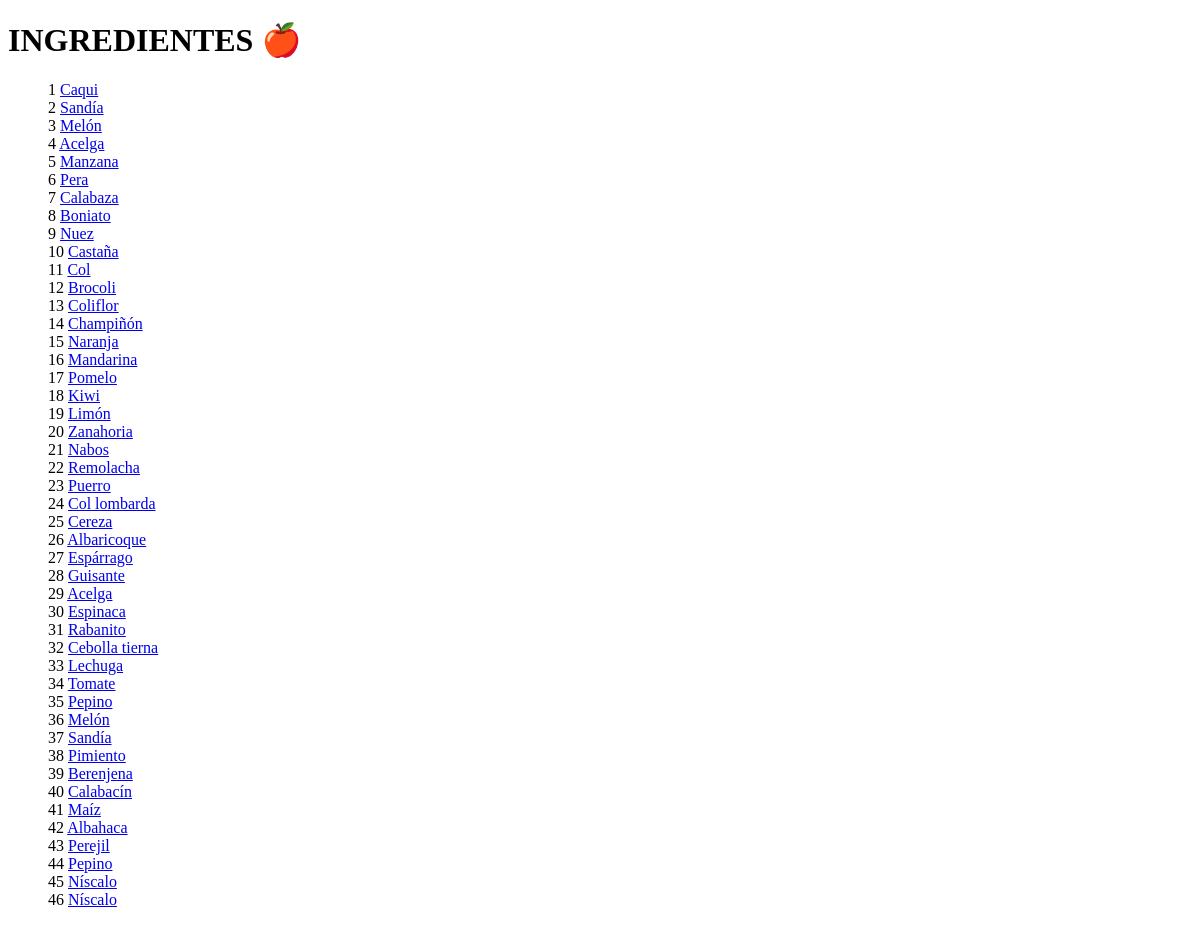
The page /webcook/ingredientes on the database as committed earlier.
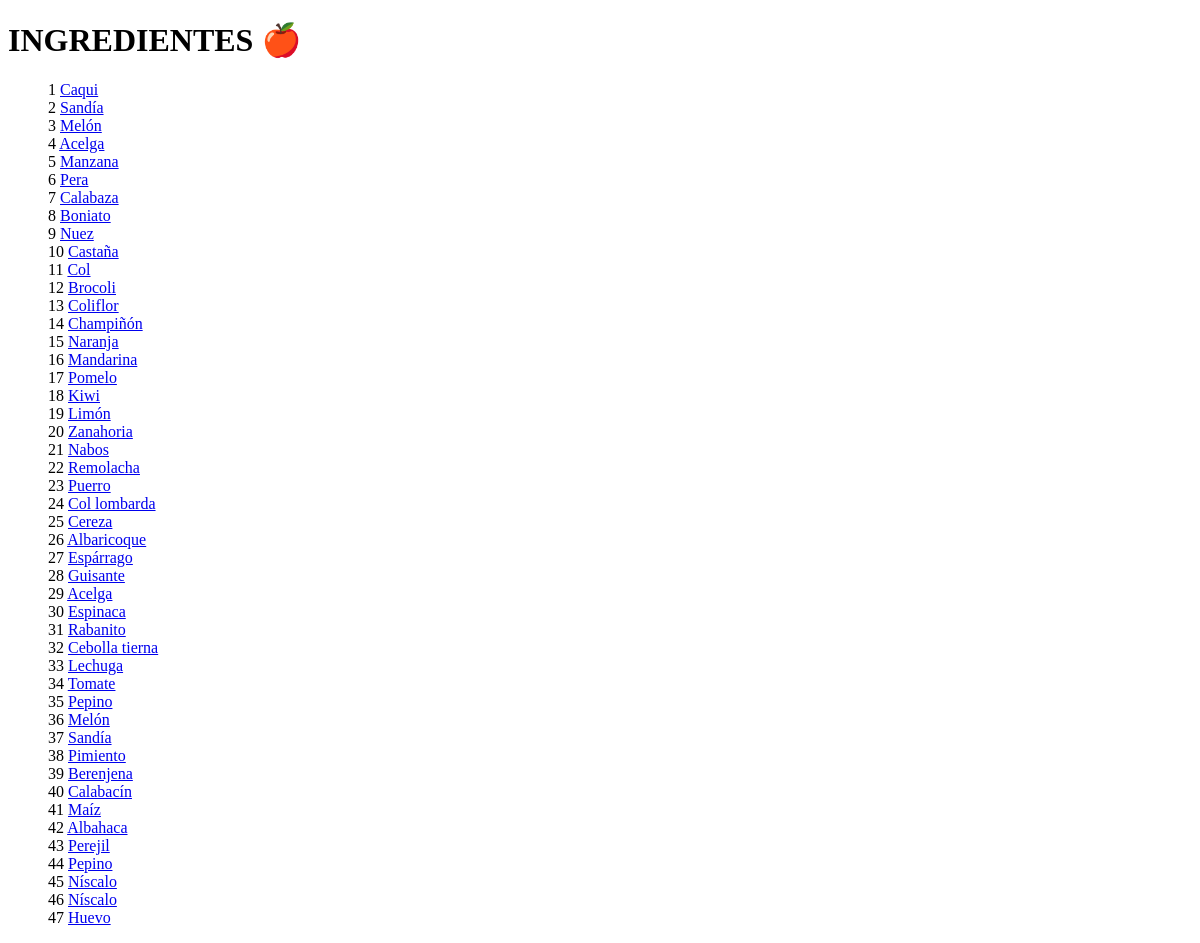
The same page on the database as committed later.
### ingredientes/models.py (models this page shows, shortened)
class Ingredientes(models.Model):
    NomIng = models.CharField(max_length=40)
    TempId_fk = models.ForeignKey(Temporadas, on_delete=models.CASCADE)

### webcook/views.py (the view)
# urls.py: path('ingredientes', IngredientesView.as_view(), name='ingredientes'),
class IngredientesView(generic.ListView):
    template_name = "webcook/ingredientes.html"
    context_object_name = "lista_ingredientes"
    def get_queryset(self):
        return Ingredientes.objects.all()

### webcook/templates/webcook/ingredientes.html (shortened to what this page needs)
<!DOCTYPE html>
<html lang="en-US">
    <head>
    </head>
    <body>
        <h1>INGREDIENTES 	&#127822;</h1>
        {% if lista_ingredientes %}
        <ul>
            {% for ingrediente in lista_ingredientes %}
                {{ forloop.counter }}
                    <a href="{% url 'webcook:ingredientedetalle' ingrediente.id %}">{{ ingrediente.NomIng}}</a>
                    <br>
            {% endfor %}
        </ul>
        {% else %}
            <p>No hay ingredientes definidas.</p>
        {% endif %}
    </body>
</html>

Rows that differ between the two databases and show on the page:
added Ingredientes: NomIng "Huevo"
